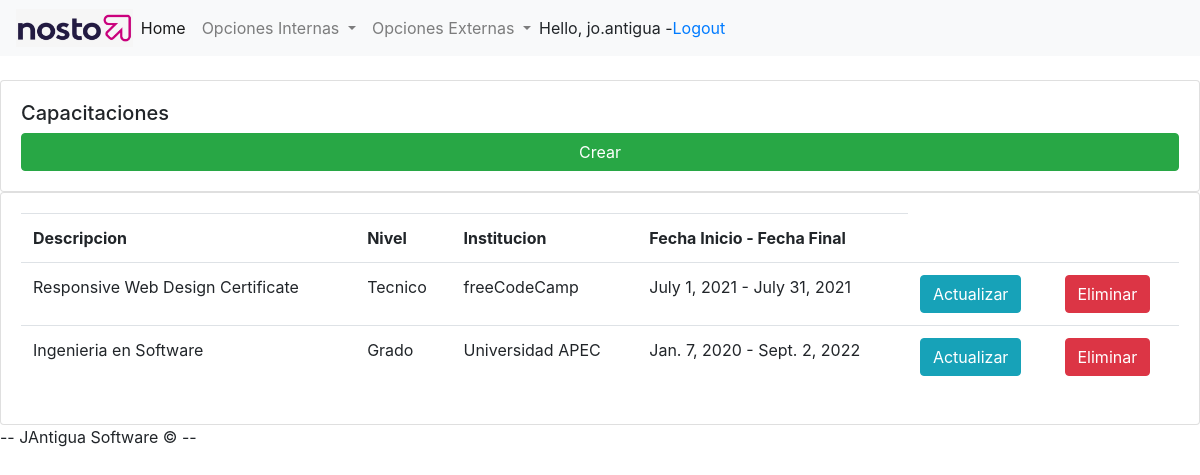
The page /capacitaciones/ (signed in) on the database its author committed.
### crudrh/models.py (models this page shows, shortened)
class Capacitaciones(models.Model):
  NIVEL = (
    ('Grado', 'Grado'),
    ('Post-grado', 'Post-grado'),
    ('Maestria', 'Maestria'),
    ('Doctorado', 'Doctorado'),
    ('Tecnico', 'Tecnico'),
  )
  descripcion = models.CharField(max_length = 200, null = True)
  nivel = models.CharField(max_length = 200, null = True, choices = NIVEL)
  fecha_inicio = models.DateField(null = True)
  fecha_final = models.DateField(null = True)
  institucion = models.CharField(max_length = 200, null = True)

### crudrh/decorators.py (the view)
    def wrapper_func(request, *args, **kwargs):
      group = None
      if request.user.groups.exists():
        group = request.user.groups.all()[0].name
      if group in allowed_roles:
        return view_func(request, *args, **kwargs)
      else:
         return HttpResponse('You are not authorized to view this page')

### crudrh/views.py (called while the page is built)
@login_required(login_url= "http://127.0.0.1:8000/login")
@allowed_users(allowed_roles = ['admin'])
def capacitaciones(request):
  capacitaciones = Capacitaciones.objects.all()
  return render(request, 'crudrh/capacitaciones.html', {'capacitaciones' : capacitaciones})

### crudrh/templates/crudrh/capacitaciones.html
{%  extends 'crudrh/main.html' %}
{% block content %}
		<br>
		<div class="row">
			<div class="col-md">
				<div class="card card-body">
					<h5>Capacitaciones</h5>
					<td><a class="btn btn-success" href="http://127.0.0.1:8000/create_capacitaciones">Crear<span class="sr-only">(current)</span></a></td>
				</div>
				<div class="card card-body">
					<table class="table">
						<tr>
							<th>Descripcion</th>
							<th>Nivel</th>
							<th>Institucion</th>
              <th>Fecha Inicio - Fecha Final</th>
						</tr>
						{% for i in capacitaciones %}
							<tr>
								<td>{{i.descripcion}}</td>
								<td>{{i.nivel}}</td>
								<td>{{i.institucion}}</td>
                <td>{{i.fecha_inicio}} - {{i.fecha_final}}</td>
								<td><a class="btn btn-info" href= "http://127.0.0.1:8000/update_capacitaciones/{{ i.id }}">Actualizar<span class="sr-only">(current)</span></a></td>
								<td><a class="btn btn-danger" href="http://127.0.0.1:8000/delete_capacitaciones/{{ i.id }}">Eliminar<span class="sr-only">(current)</span></a></td>
							</tr>
						{% endfor %}
					</table>
				</div>
			</div>
		</div>
{% endblock content %}

### crudrh/templates/crudrh/navbar.html (shortened to what this page needs)
{% load static %}
<nav class="navbar navbar-expand-lg navbar-light bg-light">
  <img src = "{% static 'images/logo.png' %}">
  <div class="collapse navbar-collapse" id="navbarNavDropdown">
    <ul class="navbar-nav">
      <li class="nav-item active">
        <a class="nav-link" href="http://127.0.0.1:8000/home">Home <span class="sr-only">(current)</span></a>
      </li>
      {% if request.user.is_staff %}
      <li class="nav-item dropdown">
        <a class="nav-link dropdown-toggle" href="#" id="navbarDropdownMenuLink" data-toggle="dropdown" aria-haspopup="true" aria-expanded="false">
          Opciones Internas
        </a>
      </li>
      {% endif %}
      <li class="nav-item dropdown">
        <a class="nav-link dropdown-toggle" href="#" id="navbarDropdownMenuLink" data-toggle="dropdown" aria-haspopup="true" aria-expanded="false">
          Opciones Externas
        </a>
      </li>
    </ul>
    <span>Hello, {{request.user}}  -</span>
    <span><a href = "http://127.0.0.1:8000/logout">Logout</a></span>
  </div>
</nav>

### crudrh/templates/crudrh/navbar.html (style rules this page uses)
img { max-width: 10%; height: 10%; }

### rows shown on the page
Capacitaciones: descripcion "Responsive Web Design Certificate", nivel "Tecnico", institucion "freeCodeCamp", fecha_inicio "July 1, 2021", fecha_final "July 31, 2021"
Capacitaciones: descripcion "Ingenieria en Software", nivel "Grado", institucion "Universidad APEC", fecha_inicio "Jan. 7, 2020", fecha_final "Sept. 2, 2022"

### other values the page prints
{{ request.user }} "jo.antigua"
